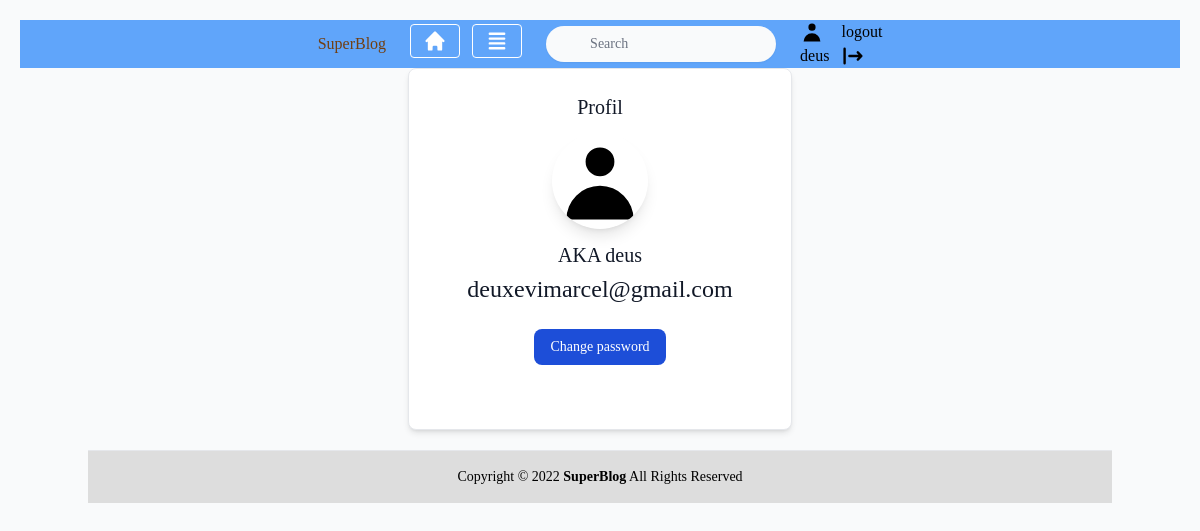
The page /user/profil/ (signed in) on the database as committed earlier.
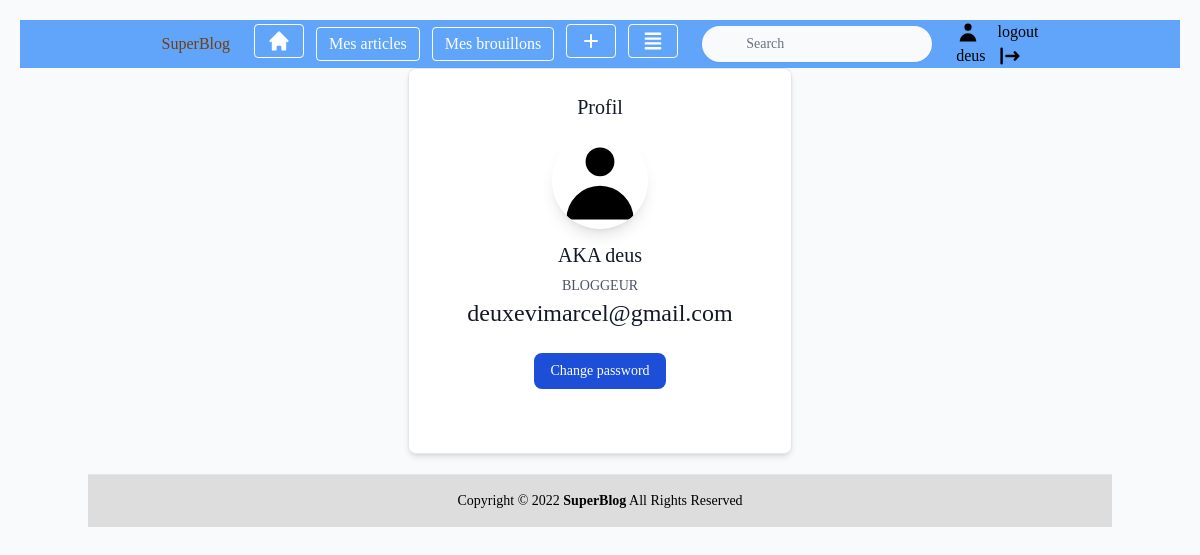
The same page on the database as committed later.
### utilisateur/models.py (models this page shows, shortened)
class User(AbstractUser):
	profile_photo = models.ImageField(verbose_name='Photo de profil', null=True, blank=True, default=None)
	role = models.CharField(max_length=10, choices=ROLE_CHOICES, verbose_name='Rôle')
	def __str__(self):
		return self.username

### utilisateur/views.py (the view)
# urls.py: path('profil/', views.profil, name='profil'),
def profil(request):
	return render (request, 'utilisateur/profil.html')

### utilisateur/templates/utilisateur/profil.html
{% extends 'base.html' %}
{%block content%}
<div class="flex items-center justify-center">
<div class="w-full max-w-sm bg-white border border-gray-200 rounded-lg shadow-md dark:bg-blue-500 dark:border-gray-700">
    <div class="flex flex-col items-center pb-10 mt-6 mb-6">
        <h5 class="text-xl font-medium text-gray-900 dark:text-white">Profil</h5>
        {%if user.profile_photo%}
        <a href="{% url 'user:avatar_update' pk=user.id%}"><img class="w-24 h-24 mb-3 mt-3 ml-3 mr-3 rounded-full shadow-lg"  width="200" height="200" src="{{user.profile_photo.url}}"></a>
        {%else%}
        <a href="{% url 'user:set_avatar' pk=user.id%}"><svg class="w-24 h-24 mb-3 mt-3 ml-3 mr-3 rounded-full shadow-lg"  fill="currentColor" viewBox="0 0 20 20" xmlns="http://www.w3.org/2000/svg"><path fill-rule="evenodd" d="M10 9a3 3 0 100-6 3 3 0 000 6zm-7 9a7 7 0 1114 0H3z" clip-rule="evenodd"></path></svg></a>
        {%endif%}
        <a href="{% url 'user:user_update' pk=user.id%}"><h5 class="mb-1 text-xl font-medium text-gray-900 dark:text-black">{{user.first_name}} {{user.last_name}} AKA {{user.username}}</h5></a>
        <a href="{% url 'user:role_update' pk=user.id%}"><span class="text-sm text-gray-600 dark:text-gray-600">{{user.role}}</span></a>
        <span class="text-2xl text-gray-900 dark:text-gray-900">{{user.email}}</span>
        <div class="flex mt-4 space-x-3 md:mt-6">
            <a href="{% url 'user:password_update' pk=user.id%}" class="inline-flex items-center px-4 py-2 text-sm font-medium text-center text-white bg-blue-700 rounded-lg hover:bg-blue-800 focus:ring-4 focus:outline-none focus:ring-blue-300 dark:bg-blue-600 dark:hover:bg-blue-700 dark:focus:ring-blue-800">Change password</a>
        </div>
    </div>
</div>
</div>
{%endblock%}

### templates/nav.html (shortened to what this page needs)
<nav class="bg-blue-400 ">
<ul class="flex items-center justify-center">
  <li class="mr-3">
    <p class="inline-block text-yellow-900 py-1 px-3">SuperBlog</p>
  </li>
  <li class="mr-3">
    <a class="inline-block border border-white rounded hover:border-gray-200 text-white hover:bg-gray-200 py-1 px-3" href="{% url 'blog:home'%}"><svg class="w-6 h-6" fill="currentColor" viewBox="0 0 20 20" xmlns="http://www.w3.org/2000/svg"><path d="M10.707 2.293a1 1 0 00-1.414 0l-7 7a1 1 0 001.414 1.414L4 10.414V17a1 1 0 001 1h2a1 1 0 001-1v-2a1 1 0 011-1h2a1 1 0 011 1v2a1 1 0 001 1h2a1 1 0 001-1v-6.586l.293.293a1 1 0 001.414-1.414l-7-7z"></path></svg></a>
  </li>
  {%if user.role == "BLOGGEUR"%}
  <li class="mr-3">
    <a class="inline-block border border-white rounded hover:border-gray-200 text-white hover:bg-gray-200 py-1 px-3" href="{% url 'blog:mesArticles'%}">Mes articles</a>
  </li>
  <li class="mr-3">
    <a class="inline-block border border-white rounded hover:border-gray-200 text-white hover:bg-gray-200 py-1 px-3" href="{%url 'blog:brouillons'%}">Mes brouillons</a>
  </li>
  <li class="mr-3">
    <a class="inline-block border border-white rounded hover:border-gray-200 text-white hover:bg-gray-200 py-1 px-3" href="{%url 'blog:add'%}"><svg class="w-6 h-6" fill="none" stroke="currentColor" viewBox="0 0 24 24" xmlns="http://www.w3.org/2000/svg"><path stroke-linecap="round" stroke-linejoin="round" stroke-width="2" d="M12 6v6m0 0v6m0-6h6m-6 0H6"></path></svg></a>
  </li>
  {%endif%}
{% if user.is_authenticated%}
<li class="mr-3">
    <a class="inline-block border border-white rounded hover:border-gray-200 text-white hover:bg-gray-200 py-1 px-3" href="{%url 'blog:save'%}"></a>
</li>
{%endif%}
<li class="mr-3">
	<div class="relative lg:ml-auto hidden lg:block py-1 px-3">
            	<form id="searchform" action="{% url 'blog:search' %}" method="get" accept-charset="utf-8">
                <input type="text" name="q" id="searchbox"
                    class="block w-full shadow-sm border-none rounded-3xl  pl-11 pr-2 py-2 focus:outline-none bg-gray-50 text-sm text-gray-700 placeholder-gray-500"
                    placeholder="Search">
</li>
	{% if user.is_authenticated%}
        <li class="mr-3">
          <a href="{%url 'user:profil'%}" class="inline-block">{%if user.profile_photo%}
         <img width="25" height="25" src="{{user.profile_photo.url}}">
{%else%}<svg class="w-6 h-6" fill="currentColor" viewBox="0 0 20 20" xmlns="http://www.w3.org/2000/svg"><path fill-rule="evenodd" d="M10 9a3 3 0 100-6 3 3 0 000 6zm-7 9a7 7 0 1114 0H3z" clip-rule="evenodd"></path></svg>{%endif%}{{request.user}}</a>
        </li>
        <li class="mr-3">
          <a href="{% url 'user:logout'%}" class="inline-block">logout</a>
        </li>
	        {%endif%}
</ul>
</nav>

Rows that differ between the two databases and show on the page:
changed User "deuxevimarcel@gmail.com": role (not shown) → "BLOGGEUR"
Other text that changed with them:
text now shown: "Mes articles Mes brouillons"
